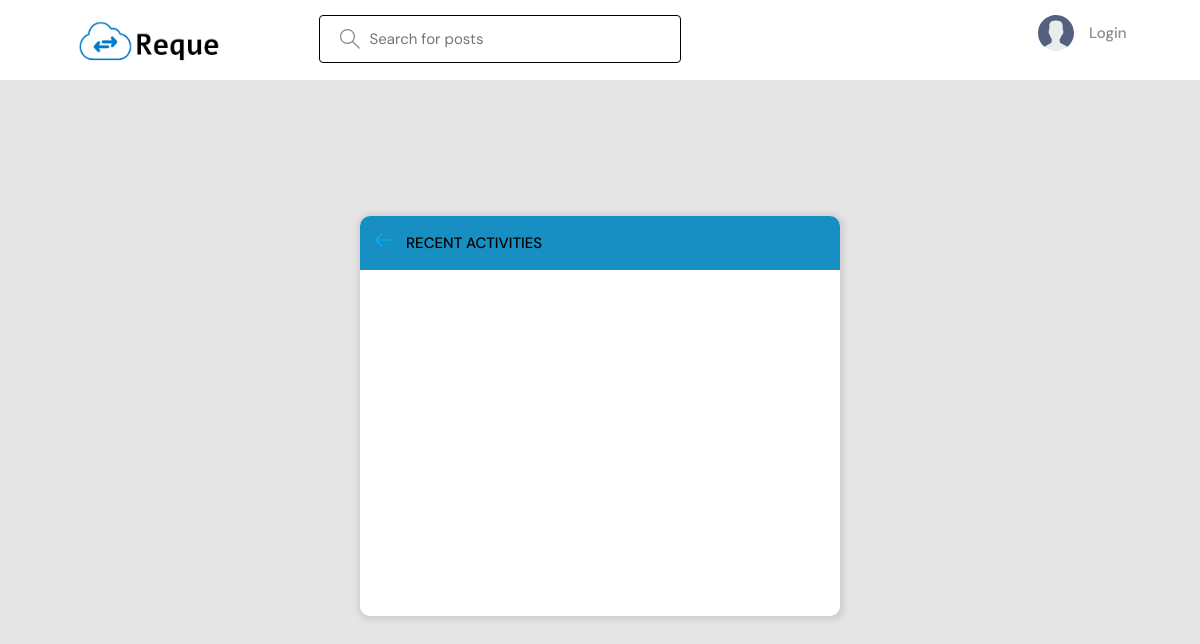
The page /activity/ on the database as committed earlier.
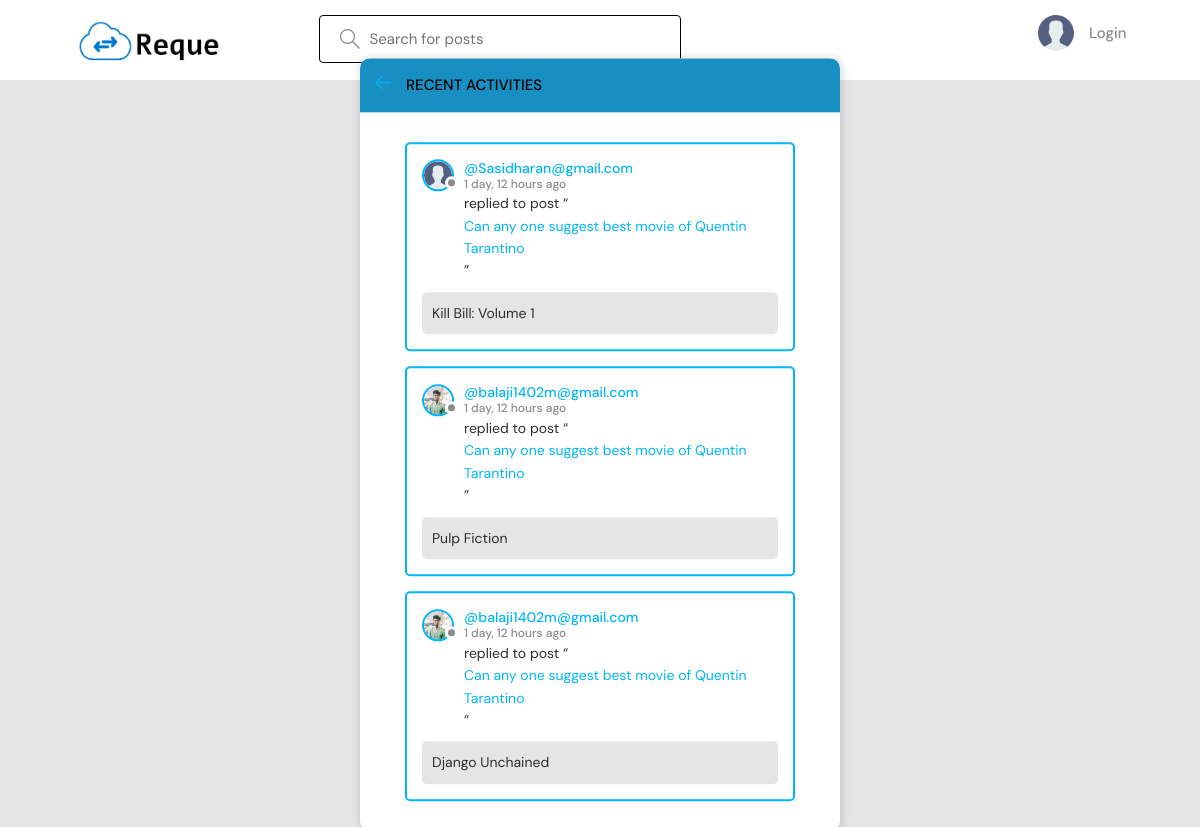
The same page on the database as committed later.
### base/models.py (models this page shows, shortened)
class Message(models.Model):
    user = models.ForeignKey(User, on_delete=models.CASCADE)
    room = models.ForeignKey(Room, on_delete=models.CASCADE)
    body = models.TextField()
    updated = models.DateTimeField(auto_now=True)
    created = models.DateTimeField(auto_now_add=True)
    class Meta:
        ordering = ['-updated', '-created']

class User(AbstractUser):
    username = models.CharField(max_length=200,unique=True, null=True)
    name = models.CharField(max_length=200, null=True)
    email = models.EmailField(unique=True, null=True)
    bio = models.TextField(null=True)
    avatar = models.ImageField(null=True, default="avatar.svg")
    USERNAME_FIELD = 'email'
    REQUIRED_FIELDS = ['username']

class Room(models.Model):
    host = models.ForeignKey(User, on_delete=models.SET_NULL, null=True)
    topic = models.ForeignKey(Topic, on_delete=models.SET_NULL, null=True)
    name = models.CharField(max_length=200)
    description = models.TextField(null=True, blank=True)
    participants = models.ManyToManyField(User, related_name='participants', blank=True)
    updated = models.DateTimeField(auto_now=True)
    created = models.DateTimeField(auto_now_add=True)
    class Meta:
        ordering = ['-updated', '-created']
    def __str__(self):
        return self.name

### base/views.py (the view)
# urls.py: path('activity/', views.activityPage, name="activity"),
def activityPage(request):
    room_messages = Message.objects.all()
    return render(request, 'base/activity.html', {'room_messages': room_messages})

### base/templates/base/activity.html (shortened to what this page needs)
{% extends 'main.html' %}
{% block content %}
<main class="layout">
  <div class="container">
    <div class="layout__box">
      <div class="layout__boxHeader">
        <div class="layout__boxTitle">
          <a href="{% url 'home' %}">
            <svg version="1.1" xmlns="http://www.w3.org/2000/svg" width="32" height="32" viewBox="0 0 32 32">
              <title>arrow-left</title>
              <path
                d="M13.723 2.286l-13.723 13.714 13.719 13.714 1.616-1.611-10.96-10.96h27.625v-2.286h-27.625l10.965-10.965-1.616-1.607z">
              </path>
              </path>
            </svg>
          </a>
          <h3>Recent Activities</h3>
        </div>
      </div>
      <div class="activities-page layout__body">
        {% for message in room_messages %}
        <div class="activities__box">
          <div class="activities__boxHeader roomListRoom__header">
            <a href="{% url 'user-profile' message.user.id %}" class="roomListRoom__author">
              <div class="avatar avatar--small">
                <img src="{{message.user.avatar.url}}" />
              </div>
              <p>
                @{{message.user}}
                <span>{{message.created|timesince}} ago</span>
              </p>
            </a>
          </div>
          <div class="activities__boxContent">
            <p>replied to post “<a href="{% url 'room' message.room.id %}">{{message.room}}</a>”</p>
            <div class="activities__boxRoomContent">
              {{message.body}}
            </div>
          </div>
        </div>
        {% endfor %}
      </div>
    </div>
  </div>
</main>
{% endblock content %}

### templates/main.html (shortened to what this page needs)
<!DOCTYPE html>
{% load static %}
<html lang="en">
<head>
    <link rel="stylesheet" href="{% static 'styles/style.css' %}" />
</head>
<body>
    {% include 'navbar.html' %}
    {% block content %}
    {% endblock %}
</body>
</html>

### templates/navbar.html (shortened to what this page needs)
{% load static %}
<header class="header header--loggedIn">
    <div class="container">
        <a href="{% url 'home' %}" class="header__logo">
            <img src="{% static 'images/logo.png' %}" />
        </a>
        <form class="header__search" method="GET" action="{% url 'home' %}">
            <label>
                <input name="q" placeholder="Search for posts" />
            </label>
        </form>
        <nav class="header__menu">
            {% if request.user.is_authenticated %}
            <div class="header__user">
                <a href="{% url 'user-profile' user.id %}">
                    <div class="avatar avatar--medium active">
                        <img src="{{request.user.avatar.url}}" />
                    </div>
                    <p>{{request.user.username}} <span>@{{request.user.username}}</span></p>
                </a>
                <button class="dropdown-button">
                    <svg version="1.1" xmlns="http://www.w3.org/2000/svg" width="32" height="32" viewBox="0 0 32 32">
                        <title>chevron-down</title>
                        <path d="M16 21l-13-13h-3l16 16 16-16h-3l-13 13z"></path>
                    </svg>
                </button>
            </div>
            {% else %}
            <a href="{% url 'login' %}">
                <img src="{% static 'images/avatar.svg' %}" />
                <p>Login</p>
            </a>
            {% endif %}
        </nav>
    </div>
</header>

### static/styles/style.css (style rules this page uses)
:root { --color-main: #00b6f8; --color-main-light: #e1f6fb; --color-dark: #ffffff; --color-dark-medium: #00b6f8; --color-dark-light: #188fc2; --color-light: #000000; --color-gray: #8b8b8b; --color-light-gray: #2d2d2d; --color-bg: #e5e5e5; --color-success: #5dd693; --color-error: #fc4b0b; }
* { font-family: "DM Sans", -apple-system, BlinkMacSystemFont, "Segoe UI", Roboto, Oxygen, Ubuntu, Cantarell, "Open Sans", "Helvetica Neue", sans-serif; margin: 0; padding: 0; box-sizing: border-box; text-rendering: optimizeLegibility; font-size: inherit; }
html { font-size: 56.25%; }
@media only screen and (min-width: 1200px) { html { font-size: 62.5%; } }
body { line-height: 1.6; font-weight: 400; font-size: 1.5rem; color: var(--color-light-gray); background-color: var(--color-bg); min-height: 100vh; }
img { width: 100%; }
a { display: inline-block; color: var(--color-main); text-decoration: none; }
.container { max-width: 120rem; width: 90%; margin: auto; }
.avatar { position: relative; display: inline-block; border-radius: 50%; border: 2px solid var(--color-main); }
.avatar img { display: block; border-radius: 50%; object-fit: cover; object-position: center; }
.avatar::after { content: ""; display: block; position: absolute; background-color: var(--color-gray); z-index: 111; border-radius: 50%; border: 0.3rem solid var(--color-dark); }
.avatar.avatar--small img { width: 2.8rem; height: 2.8rem; }
.avatar.avatar--small:after { width: 0.7rem; height: 0.7rem; bottom: 0px; right: -6px; }
.header { padding: 1.5rem; background-color: var(--color-dark); }
.header > .container { display: flex; gap: 9.5rem; }
.header__logo, .header__user { display: flex; gap: 2rem; align-items: center; }
.header__logo > img { height: 5rem; width: 15rem; }
.header__search > label { border: 1px solid black; background-color: white; padding: 1.3rem 1rem; display: flex; align-items: center; gap: 1rem; border-radius: 4px; }
.header__search svg { fill: var(--color-gray); width: 2rem; height: 2rem; margin-left: 1rem; }
.header__search input { width: 30rem; background: transparent; border: none; outline: none; color: var(--color-light); }
.header__menu { margin-left: auto; position: relative; }
.header__menu a { display: flex; gap: 1.5rem; align-items: center; font-weight: 500; text-decoration: none; color: var(--color-gray); }
.header__menu img { height: 3.6rem; }
.header__menu p { line-height: 1.2; }
.layout { margin-top: 2.4rem; }
.layout > .container { display: flex; justify-content: space-between; align-items: flex-start; }
.layout__box { width: 90%; max-width: 48rem; min-height: 40rem; position: absolute; top: 50%; left: 50%; transform: translate(-50%, -46%); background-color: var(--color-dark); border-radius: 1rem; box-shadow: 1px 1px 6px 3px rgba(0, 0, 0, 0.1); overflow: hidden; }
.layout__boxHeader { display: flex; padding: 1.5rem; background-color: var(--color-dark-light); }
.layout__boxTitle { display: flex; gap: 1.5rem; align-items: center; }
.layout__boxTitle h3 { text-transform: uppercase; font-weight: 500; color: var(--color-light); }
.layout__boxTitle svg { width: 1.6rem; height: 1.6rem; fill: var(--color-main); }
.layout__body { margin: 3rem; }
.roomListRoom__header { display: flex; justify-content: space-between; align-items: center; }
.roomListRoom__author { font-weight: 500; display: flex; align-items: center; gap: 1rem; }
.activities__box { margin: 1.5rem; padding: 1.5rem; border: 2px solid var(--color-dark-medium); border-radius: 5px; }
.activities__boxHeader p { font-size: 1.4rem; line-height: 1.3; }
.activities__boxHeader p span { color: var(--color-gray); font-size: 1.2rem; display: block; }
.activities__boxContent { margin-left: 4.2rem; }
.activities__boxContent { font-size: 1.4rem; }
.activities__boxRoomContent { background: var(--color-bg); padding: 1rem; border-radius: 5px; margin-top: 1rem; margin-left: -4.2rem; }

Rows that differ between the two databases and show on the page:
added Message: user.avatar (placeholder picture), user "Sasidharan@gmail.com", created "1 day, 12 hours", room "Can any one suggest best movie of Quentin Tarantino", body "Kill Bill: Volume 1"
added Message: user.avatar (picture), user "balaji1402m@gmail.com", created "1 day, 12 hours", room "Can any one suggest best movie of Quentin Tarantino", body "Pulp Fiction"
added Message: user.avatar (picture), user "balaji1402m@gmail.com", created "1 day, 12 hours", room "Can any one suggest best movie of Quentin Tarantino", body "Django Unchained"
